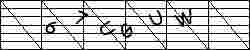
#> input picture nn_ns/internet/webpage/captcha_images/0_67uguw.jpg, 250 x 50 px
$ python try_skimage.py
#> lines starting #> are read from the running program, lines starting #| are printed output that depends on the picture

import skimage.morphology
import skimage.filters
import skimage.filters.rank
import skimage.io
import matplotlib.pyplot as plt
import skimage.restoration # denoise_wavelet, cycle_spin
import numpy # bool_

class Global:
    image_path = '0_67uguw.jpg'


noisy_image = skimage.io.imread(Global.image_path)
#> noisy_image is the input picture: shape (50, 250); min 0, max 255, mean 197.1
#http://scikit-image.org/docs/stable/auto_examples/filters/plot_cycle_spinning.html#sphx-glr-auto-examples-filters-plot-cycle-spinning-py
#image = skimage.restoration.denoise_wavelet(noisy_image)
image = skimage.restoration.cycle_spin(noisy_image, func=skimage.restoration.denoise_wavelet, max_shifts=7)
assert image.size == 12500
assert image.shape == (50, 250) # (height, width)
#image.dtype is uint8

#error: binary_image = skimage.filters.threshold_local(image, 15, 'mean')
MEAN = image.mean(); MAX = image.max(); MIN = image.min()
#> after `MEAN = image.mean()`: MEAN = 0.773
#> after `MAX = image.max()`: MAX = 0.998
#> after `MIN = image.min()`: MIN = 0
threshold = (0.05-0.5)/0.5 * (MAX-MEAN) + MEAN
#> threshold = 0.57
assert MIN <= threshold <= MEAN <= MAX


def my_thin_denoise(binary_image):
    assert type(binary_image[0][0]) is numpy.bool_
    N = 1; L=1+2*N; NN = L*L*9/16.0
    old = binary_image
    binary_image = old.copy()
    height, width = binary_image.shape
    for i in range(N, height-N):
      for j in range(N, width-N):
        square_LL = old[i-N:i+N+1, j-N:j+N+1]
        assert square_LL.shape == (L, L)
        S = sum(sum(square_LL))
        if S < NN:
            binary_image[i][j] = False
        else:
            binary_image[i][j] = True
    return binary_image

binary_image = image < threshold
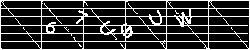
#> binary_image: shape (50, 250) bool; 21.4% white in thin lines or dots
skimage.io.imshow(binary_image); plt.show()

old_binary_image = binary_image
binary_image = my_thin_denoise(binary_image)
#> after the loop in my_thin_denoise, `for i in range(N, height-N):`:
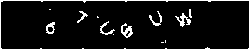
#> binary_image: shape (50, 250) bool; 8.4% white in thin lines or dots
skimage.io.imshow(binary_image); plt.show()


x = binary_image[20:35, 45:60]
import pytesseract
pytesseract.image_to_string(x)
#> (this line was passed over: pytesseract is not available in this run)


# http://scikit-image.org/docs/stable/auto_examples/edges/plot_skeleton.html#sphx-glr-auto-examples-edges-plot-skeleton-py
image_skeleton = skimage.morphology.skeletonize(binary_image)
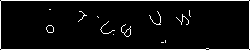
#> image_skeleton: shape (50, 250) bool; 6.1% white in thin lines or dots
image_thin = skimage.morphology.thin(binary_image)
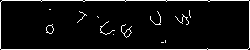
#> image_thin: shape (50, 250) bool; 6.2% white in thin lines or dots
skel, distance = skimage.morphology.medial_axis(binary_image, return_distance=True)
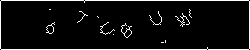
#> skel: shape (50, 250) bool; 6.4% white in thin lines or dots
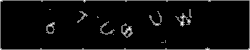
#> distance: shape (50, 250) float64; min 0, max 2.24, mean 0.0906; drawn with min black and max white
#skimage.io.imshow(image_skeleton)
#skimage.io.imshow(image_thin)


from skimage.util.colormap import magma

fig, axes = plt.subplots(2, 2, figsize=(8, 8), sharex=True, sharey=True)
ax = axes.ravel()

ax[0].imshow(binary_image, cmap=plt.cm.gray, interpolation='nearest')
ax[0].set_title('original')
ax[0].axis('off')

#> (the run stopped early here; a loop or call above may not have finished)
